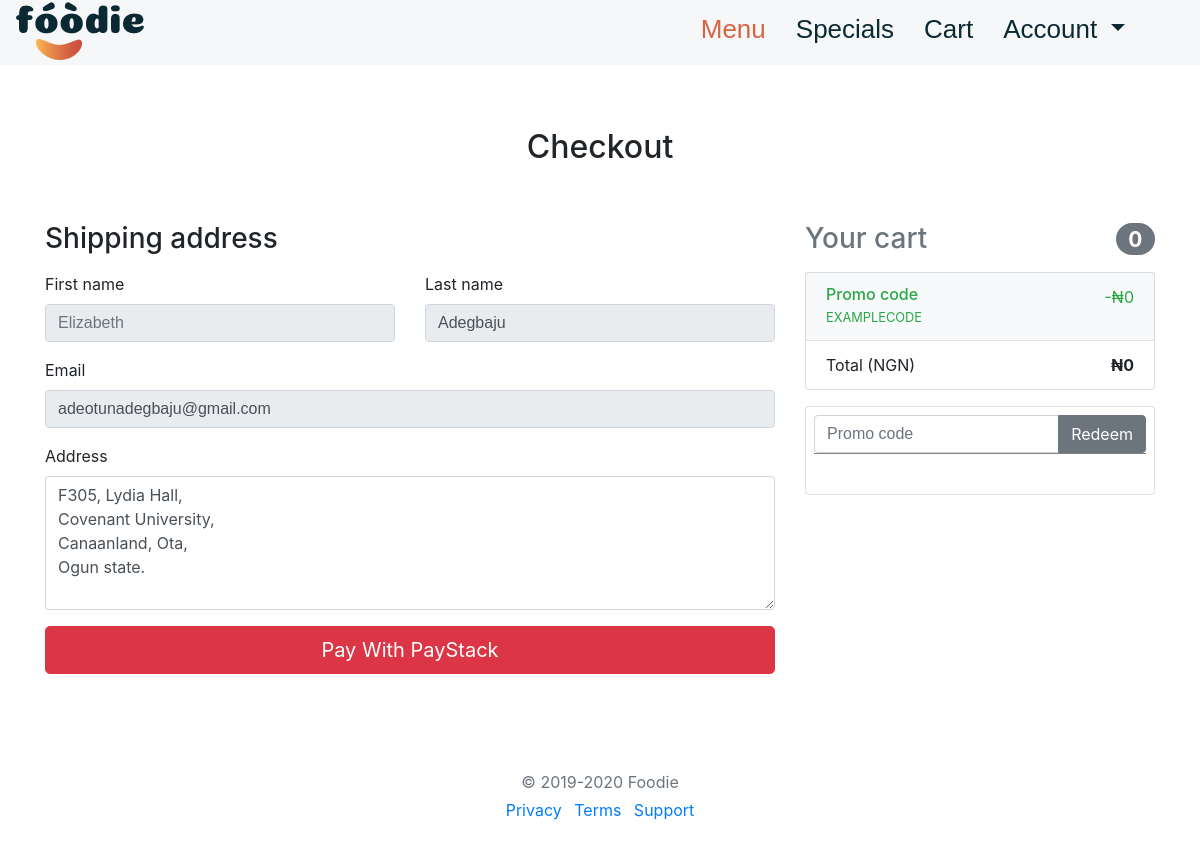
The app's page /checkout/ (signed in) with its own data.
### ordering/models.py (models this page shows, shortened)
class User(AbstractUser):
    username = None
    first_name = models.CharField(_('first name'), max_length=30, blank=True)
    last_name = models.CharField(_('last name'), max_length=150, blank=True)
    email = models.EmailField(_('email address'), unique=True)
    USERNAME_FIELD = 'email'
    REQUIRED_FIELDS = []
    objects = UserManager()

class Customer(models.Model):
    user = models.OneToOneField(User, on_delete=models.CASCADE)
    address = models.TextField()
    phone = models.CharField(null=True, max_length=11)

### ordering/views.py (the view)
# urls.py: path('checkout/', views.checkout, name='checkout'),
@login_required
def checkout(request):
    price = 0
    for key, value in request.session.get('cart', dict()).items():
        product_price = Product.objects.get(id=value['product_id']).price
        price += int(value['quantity']) * product_price
    cart = request.session.get('cart', dict())
    context = {"cart": cart, "total": price}
    return render(request, "checkout.html", context)

### templates/checkout.html (shortened to what this page needs)
{% load static %}
{% load formattings %}
{% load humanize %}
<!doctype html>
<html lang="en">
<head>
    <link rel="stylesheet" href="{% static 'bootstrap/css/bootstrap.min.css' %}">
    <link rel="stylesheet" href="{% static 'bootstrap/css/bootstrap-grid.min.css' %}">
    <link rel="stylesheet" href="{% static 'bootstrap/css/bootstrap-reboot.css' %}">
    <link rel="stylesheet" href="{% static 'bootstrap/css/bootstrap.css' %}">
    <link rel="stylesheet" href="{% static 'bootstrap/css/bootstrap-grid.css' %}">
    <link rel="stylesheet" href="{% static 'bootstrap/css/bootstrap-reboot.min.css' %}">
    <link href="{% static 'css/starter-template.css' %}" rel="stylesheet">
    <link href="{% static 'css/foodie.css' %}" rel="stylesheet">
</head>
<body>
<nav class="navbar navbar-expand-md fixed-top nav toggler" id="top">
    <div class="container">
        <div class="logo">
            <a href="{% url 'menu' %}"><img src="{% static 'img/foodie1.png' %}" class="img-fluid "
                                            alt="Responsive image"></a>
        </div>
        <div id="mainListDiv" class="main_list">
            <ul class="navlinks">
                <li><a href="{% url 'menu' %}" class="topbartext activ">Menu</a></li>
                <li><a href="{% url 'specials' %}" class="topbartext">Specials</a></li>
                <li><a href="{% url 'cart' %}" class="topbartext">Cart</a></li>
                <li>
                    <div class="lab">
                        <a href class="dropdown-toggle topbartext" data-toggle="dropdown" aria-haspopup="true"
                           aria-expanded="false">
                            Account
                        </a>
                    </div>
                </li>
            </ul>
        </div>
    </div>
</nav>
<div class="container" role="main">
    <div class="py-5 text-center">
        <h2>Checkout</h2>
    </div>
    <div class="row">
        <div class="col-md-4 order-md-2 mb-4">
            <h3 class="d-flex justify-content-between align-items-center mb-3">
                <span class="text-muted">Your cart</span>
                <span class="badge badge-secondary badge-pill">{{ cart.items|length }}</span>
            </h3>
            <ul class="list-group mb-3">
                <li class="list-group-item d-flex justify-content-between bg-light">
                    <div class="text-success">
                        <h6 class="my-0">Promo code</h6>
                        <small>EXAMPLECODE</small>
                    </div>
                    <span class="text-success">-&#8358;0</span>
                </li>
                <li class="list-group-item d-flex justify-content-between">
                    <span>Total (NGN)</span>
                    <strong>&#8358;{{ total }}</strong>
                </li>
            </ul>
            <form class="card p-2">
                <div class="input-group">
                    <input type="text" class="form-control" placeholder="Promo code">
                    <div class="input-group-append">
                        <button type="submit" class="btn btn-secondary">Redeem</button>
                    </div>
                </div>
            </form>
        </div>
        <div class="col-md-8 order-md-1">
            <h3 class="mb-3">Shipping address</h3>
            <form class="needs-validation" novalidate>
                <div class="row">
                    <div class="col-md-6 mb-3">
                        <label for="firstName">First name</label>
                        <input type="text" class="form-control" id="firstName" placeholder="{{ user.first_name }}"
                               value="" required disabled>
                    </div>
                    <div class="col-md-6 mb-3">
                        <label for="lastName">Last name</label>
                        <input type="text" class="form-control" id="lastName" placeholder=""
                               value="{{ user.last_name }}" required disabled>
                    </div>
                </div>
                <div class="mb-3">
                    <label for="email">Email</label>
                    <input type="email" class="form-control" id="email" placeholder="you@example.com"
                           value="{{ user.email }}" disabled>
                </div>
                <div class="mb-3">
                    <label for="address">Address</label>
                    <textarea type="text" class="form-control" id="address" rows="5"
                              required>{{ user.customer.address }}</textarea>
                </div>
                <form>
                    <button class="btn btn-danger btn-lg btn-block" type="button" onclick="payWithPaystack()">Pay With PayStack</button>
                </form>
            </form>
        </div>
    </div>
    <footer class="my-5 pt-5 text-muted text-center text-small">
        <p class="mb-1">&copy; 2019-2020 Foodie</p>
        <ul class="list-inline">
            <li class="list-inline-item"><a href="#">Privacy</a></li>
            <li class="list-inline-item"><a href="#">Terms</a></li>
            <li class="list-inline-item"><a href="#">Support</a></li>
        </ul>
    </footer>
</div>
</body>
</html>

### static/css/starter-template.css (style rules this page uses)
body { padding-top: 5rem; }

### static/css/foodie.css (style rules this page uses)
input { outline: none; margin: 0; border: none; -webkit-box-shadow: none; -moz-box-shadow: none; box-shadow: none; width: 100%; font-size: 14px; font-family: 'Montserrat', sans-serif; }
.input-group { position: relative; margin-bottom: 32px; border-bottom: 1px solid #828282;; }
.nav { width: 100%; height: 65px; position: fixed; line-height: 65px; text-align: center; }
.nav div.logo { float: left; width: auto; height: auto; margin-top: 19px; margin-left: -30px; }
.nav div.logo a { text-decoration: none; color: #0A2933; font-size: 30px; }
.nav div.main_list { height: 65px; float: right; }
.nav div.main_list ul { width: 100%; height: 30.5px; display: flex; list-style: none; margin: 0; padding: 0; }
.nav div.main_list ul li { width: auto; height: 30.5px; padding: 0; padding-right: 30px; }
.nav div.main_list ul li a { text-decoration: none; color: #0A2933; line-height: 30.5px; font-size:26px; }
.nav div.main_list ul li a.activ { color: #D56442; }
.lab { overflow: hidden; }
.nav { padding-top: 20px; padding-bottom: 20px; -webkit-transition: all 0.4s ease; transition: all 0.4s ease; background: #F5F7F8; color: #0A2933 }
.topbartext { font-family: 'Libre Franklin', sans-serif; }

### records on screen
User: first_name "Elizabeth", last_name "Adegbaju", email "adeotunadegbaju@gmail.com", customer.address "F305, Lydia Hall, Covenant University, Canaanland, Ota, Ogun state."

### other values on screen
{{ cart.items|length }} "0"
{{ total }} "0"
